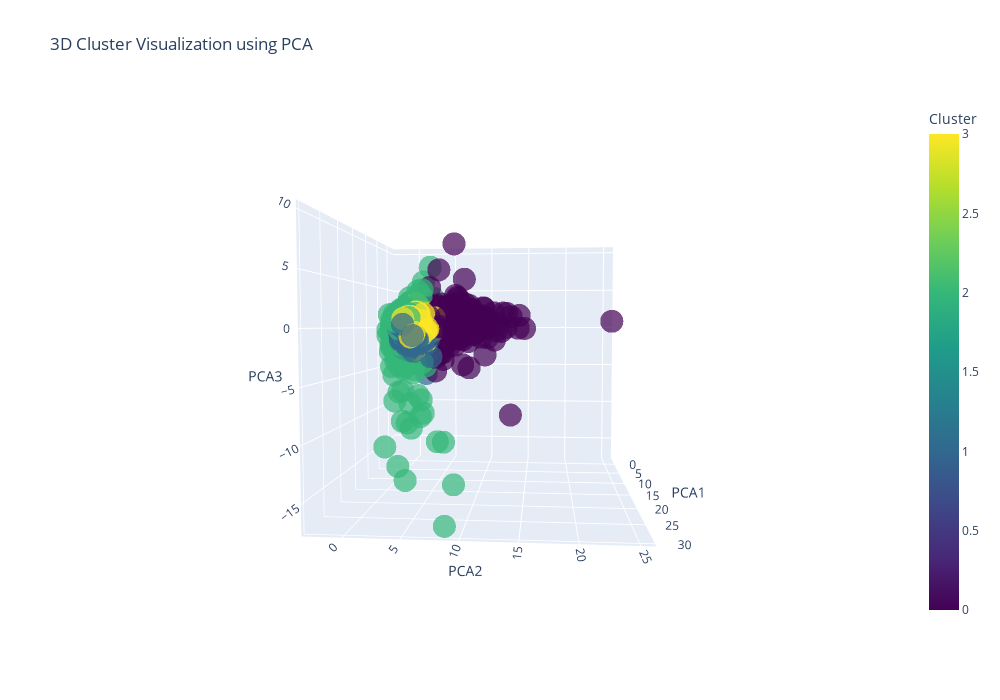

This figure's notebook cell:
### Code cell
pca_3d = PCA(n_components=3)
pca_components_3d = pca_3d.fit_transform(df_scaled)

# Create DataFrame for visualization
pca_df_3d = pd.DataFrame(pca_components_3d, columns=['PCA1', 'PCA2', 'PCA3'])
pca_df_3d['Cluster'] = kmeans.labels_

# Plot
fig = px.scatter_3d(
    pca_df_3d,
    x='PCA1',
    y='PCA2',
    z='PCA3',
    color='Cluster',
    color_continuous_scale='Viridis',
    title="3D Cluster Visualization using PCA",
    opacity=0.7
)
fig.update_layout(width=1000, height=700)
fig.show()

### Figure 1 — Plotly figure (JSON) as saved in the notebook; plotly's stock layout.template omitted (floating-point values rounded to 4 significant figures; data arrays with more than 128 entries replaced by an {"elided": "..."} marker saying what was removed)
{"data": [{"hovertemplate": "PCA1=%{x}<br>PCA2=%{y}<br>PCA3=%{z}<br>Cluster=%{marker.color}<extra></extra>", "legendgroup": "", "marker": {"color": {"elided": "8950 int values"}, "coloraxis": "coloraxis", "opacity": 0.7, "symbol": "circle"}, "mode": "markers", "name": "", "scene": "scene", "showlegend": false, "type": "scatter3d", "x": {"elided": "8950 float values"}, "y": {"elided": "8950 float values"}, "z": {"elided": "8950 float values"}}], "layout": {"coloraxis": {"colorbar": {"title": {"text": "Cluster"}}, "colorscale": [[0, "#440154"], [0.1111, "#482878"], [0.2222, "#3e4989"], [0.3333, "#31688e"], [0.4444, "#26828e"], [0.5556, "#1f9e89"], [0.6667, "#35b779"], [0.7778, "#6ece58"], [0.8889, "#b5de2b"], [1, "#fde725"]]}, "height": 700, "legend": {"tracegroupgap": 0}, "scene": {"aspectmode": "auto", "aspectratio": {"x": 1.117, "y": 0.9677, "z": 0.925}, "camera": {"center": {"x": 0, "y": 0, "z": 0}, "eye": {"x": 2.223, "y": 0.1813, "z": 0.121}, "projection": {"type": "perspective"}, "up": {"x": 0, "y": 0, "z": 1}}, "domain": {"x": [0, 1], "y": [0, 1]}, "xaxis": {"title": {"text": "PCA1"}, "type": "linear"}, "yaxis": {"title": {"text": "PCA2"}, "type": "linear"}, "zaxis": {"title": {"text": "PCA3"}, "type": "linear"}}, "title": {"text": "3D Cluster Visualization using PCA"}, "width": 1000}}
